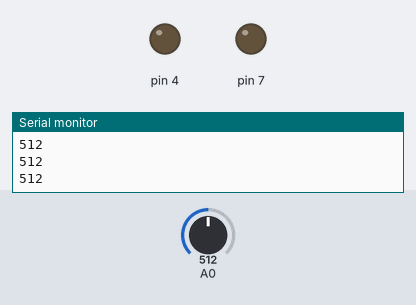
Simulated run of this sketch. Board: Arduino Uno, built with avr-gcc and run on an emulated ATmega328P. Shown: output pins drawn as LEDs (lit = HIGH), the last lines printed to the serial monitor. The test bench sets the inputs (shaded band); at power-on: A0 = 512.

Above: at 1.2 s.
1.3 s: A0 set to 586
2.8 s: A0 set to 607
At 3.9 s:
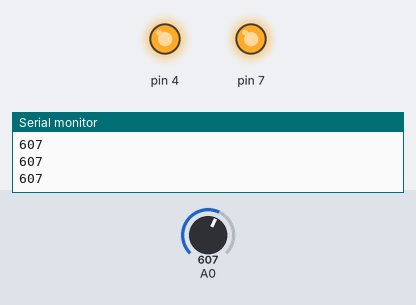
4.3 s: A0 set to 590
At 5.1 s:
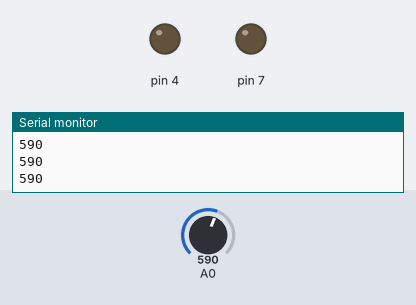
5.8 s: A0 set to 610
At 6.4 s:
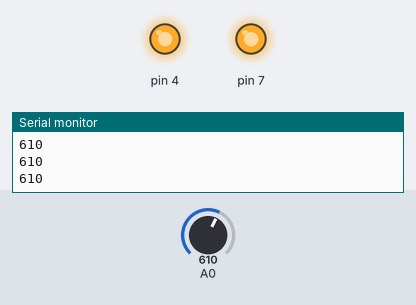
Timing chart, 0 to 8.3 s (numbered marks = the images above; inputs shaded):
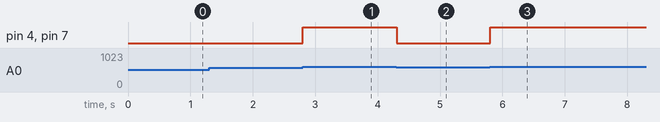

The sketch:

gassensors.ino
```cpp
// C++ code
//
int gassensor = 0;

void setup()
{
  pinMode(A0, INPUT);
  Serial.begin(9600);
  pinMode(4, OUTPUT);
  pinMode(7, OUTPUT);
}

void loop()
{
  gassensor = analogRead(A0);
  Serial.println(gassensor);
  if (gassensor >= 600) {
    digitalWrite(4, HIGH);
    digitalWrite(7, HIGH);
  } else {
    digitalWrite(4, LOW);
    digitalWrite(7, LOW);
  }
  delay(10); // Delay a little bit to improve simulation performance
}
```

Measured:
- the behaviour switches between 599 and 600 on A0 (found by bisection; images 0 and 1)
- after the input at 2.8 s, pin 4, pin 7: LOW → HIGH at once
- after the input at 4.3 s, pin 4, pin 7: HIGH → LOW at once
- after the input at 5.8 s, pin 4, pin 7: LOW → HIGH at once
